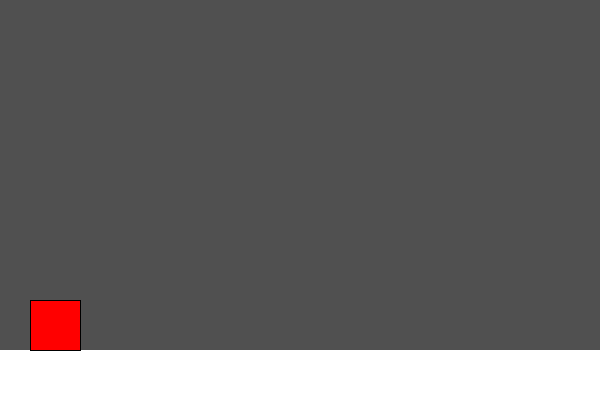
Frame 1 (no input)
Frame 60 (the mouse pressed at the canvas centre just before this capture): identical to frame 1, image omitted
Frame 120 (the mouse held since frame 60 and released just before this capture): identical to frame 1, image omitted

The Processing sketch that drew this single still picture (run headless with seeded random() and noise(); from frame 60 on, the mouse is pressed at the canvas centre):

// Processing sketch: ej_03_Aceleracion
// ── ej_03_Aceleracion.pde
/******************************************/
/*Processing en el Universo del Videojuego*/
/*Unidad 7: Algoritmos Físicos            */
/*Ejemplo 01: Simular Gravedad            */
/*                                        */
/* ibuioli@gmail.com                      */
/* jaimeperezmarin@gmail.com              */
/******************************************/

Cuadrado forma;  //Declara Objeto
boolean presDerecha, presIzquierda, presArriba, presAbajo; 

float x = 30;    //Posición X
float y = 300;    //Posición Y

void setup() {
  size(600, 400);
  forma = new Cuadrado(x, y, .1, .95, 5);  //Asigna Valores
}

void draw() {
  background(80);

  pushStyle();  //Dibuja un Piso a modo Esquemático
  noStroke();
  rect(0, 350, width, 50);
  popStyle();

  forma.mostrar();
  forma.mover();
}


// ── Aceleracion.pde
class  Aceleracion {
  float vel, ac, valor, velocidad, max;

  Aceleracion(float valor_, float velocidad_, float max_) {
    valor = valor_;
    velocidad = velocidad_;
    max = max_;
  }

  void inicio_aceleracion() {
    ac = 0;
  }
  void fin_aceleracion() {
    if (vel < max && vel > -max) {
      vel += ac;
    }
  }

  void acelera() { 
    ac += valor;
  }
  void desacelera() {
    ac -= valor;
  }
  void friccion() {
    vel *= velocidad;
  }
}


// ── Cuadrado.pde
class Cuadrado {
  Aceleracion a;    //Se crea un objeto aceleracion para este Objeto
  float x, y, ac, vel, max;

  Cuadrado(float x_, float y_, float ac_, float vel_, float max_) {  //Constructor
    x = x_;      //Posición X
    y = y_;      //Posición Y
    ac = ac_;    //Aceleración, a menor valor acelerará más despacio
    vel = vel_;  //Velocidad de Fricción, a menor valor el objeto resbalará menos
    max = max_;  //Velocidad Máxima a alcanzar

    a = new Aceleracion(ac, vel, max);
  }

  void mostrar() {
    pushStyle();
    fill(255, 0, 0);
    rect(x, y, 50, 50);  //Forma afectada por la aceleración
    popStyle();
  }

  void mover() {    
    a.inicio_aceleracion();   //Inicia la aceleración

    if (presDerecha == true) {
      a.acelera();            //Función que acelera
    }
    if (presIzquierda == true) {
      a.desacelera();         //Función que desacelera
    }
    if ( !presIzquierda && !presDerecha ) {
      a.friccion();           //Cálculo de fricción, a menor valor el objeto "resbalará" menos
    }

    a.fin_aceleracion();    //Finaliza la aceleración
    x += a.vel;             //Se agrega el valor de velocidad acelerada a la posición deseada         

    x = constrain(x, 0, width-50);
  }
}
